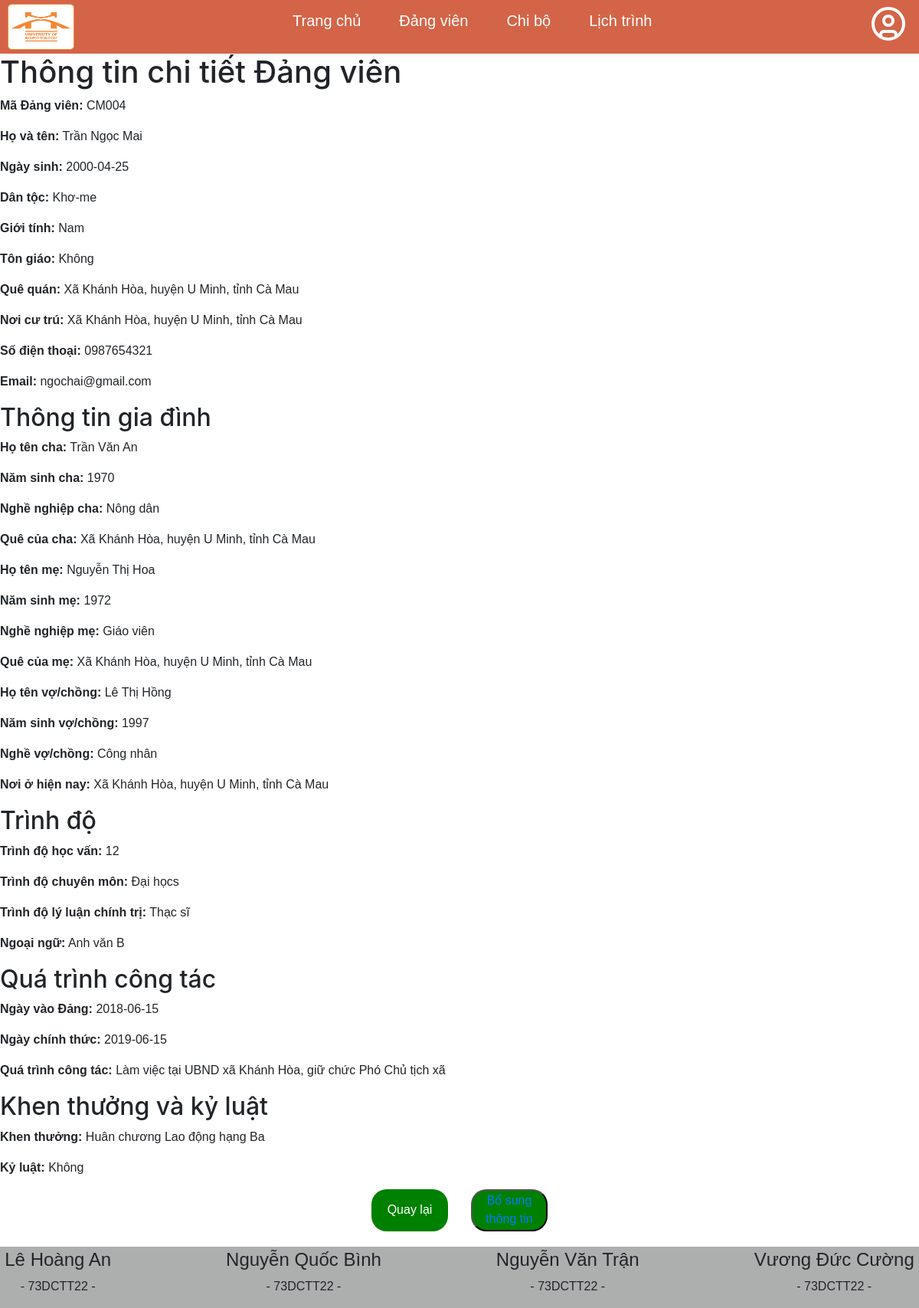
Page /admin/detail.php?maDangVien=CM004 on the committed database.
### tables this page shows
CREATE TABLE `chi_tiet_dangvien` (
  `maDangVien` varchar(50) NOT NULL,
  `hoTenCha` varchar(255) DEFAULT NULL,
  `namSinhCha` year(4) DEFAULT NULL,
  `ngheNghiepCha` varchar(255) DEFAULT NULL,
  `noiOCha` varchar(255) DEFAULT NULL,
  `hoTenMe` varchar(255) DEFAULT NULL,
  `namSinhMe` year(4) DEFAULT NULL,
  `ngheNghiepMe` varchar(255) DEFAULT NULL,
  `noiOMe` varchar(255) DEFAULT NULL,
  `hoTenVoChong` varchar(255) DEFAULT NULL,
  `namSinhVoChong` year(4) DEFAULT NULL,
  `ngheNghiepVoChong` varchar(255) DEFAULT NULL,
  `noiOVoChong` varchar(255) DEFAULT NULL,
  `soLuongCon` int(11) DEFAULT NULL,
  `trinhDoHocVan` varchar(255) DEFAULT NULL,
  `trinhDoChuyenMon` varchar(255) DEFAULT NULL,
  `trinhDoLyLuanChinhTri` varchar(255) DEFAULT NULL,
  `ngoaiNgu` varchar(255) DEFAULT NULL,
  `ngayVaoDang` date DEFAULT NULL,
  `ngayChinhThuc` date DEFAULT NULL,
  `quaTrinhCongTac` text DEFAULT NULL,
  `khenThuong` text DEFAULT NULL,
  `kyLuat` text DEFAULT NULL,
  `soDienThoai` varchar(15) DEFAULT NULL,
  `email` varchar(255) DEFAULT NULL
);

CREATE TABLE `lylichdangvien` (
  `maDangVien` varchar(255) NOT NULL,
  `hoTen` varchar(255) NOT NULL,
  `ngaySinh` date NOT NULL,
  `danToc` varchar(50) NOT NULL,
  `gioiTinh` varchar(50) NOT NULL,
  `tonGiao` varchar(50) NOT NULL,
  `queQuan` varchar(50) NOT NULL,
  `noiCuTru` varchar(50) NOT NULL,
  `soDienThoai` varchar(50) NOT NULL,
  `email` varchar(50) NOT NULL
);

### admin/detail.php (called while the page is built)
<?php
    include "../view/header.php";
    include "DanhSach/ly_lich_dang_vien.php";
    include "../view/footer.php";
?>

### admin/DanhSach/ly_lich_dang_vien.php (the view, shortened to what this page needs)
<?php
require "Config/connect_db.php";
if (isset($_GET['maDangVien'])) {
    $maDangVien = $_GET['maDangVien'];
    $sql = "SELECT lv.*, ct.*
            FROM lylichdangvien lv
            JOIN chi_tiet_dangvien ct ON lv.maDangVien = ct.maDangVien
            WHERE lv.maDangVien = ?";
$stmt = $conn->prepare($sql);
$stmt->bind_param("s", $maDangVien);
$stmt->execute();
$result = $stmt->get_result();
if ($result->num_rows > 0) {
    $row = $result->fetch_assoc();
    echo "<h1>Thông tin chi tiết Đảng viên</h1>";
    echo "<p><strong>Mã Đảng viên:</strong> " . $row['maDangVien'] . "</p>";
    echo "<p><strong>Họ và tên:</strong> " . $row['hoTen'] . "</p>";
    echo "<p><strong>Ngày sinh:</strong> " . $row['ngaySinh'] . "</p>";
    echo "<p><strong>Dân tộc:</strong> " . $row['danToc'] . "</p>";
    echo "<p><strong>Giới tính:</strong> " . $row['gioiTinh'] . "</p>";
    echo "<p><strong>Tôn giáo:</strong> " . $row['tonGiao'] . "</p>";
    echo "<p><strong>Quê quán:</strong> " . $row['queQuan'] . "</p>";
    echo "<p><strong>Nơi cư trú:</strong> " . $row['noiCuTru'] . "</p>";
    echo "<p><strong>Số điện thoại:</strong> " . $row['soDienThoai'] . "</p>";
    echo "<p><strong>Email:</strong> " . $row['email'] . "</p>";
    echo "<h2>Thông tin gia đình</h2>";
    echo "<p><strong>Họ tên cha:</strong> " . $row['hoTenCha'] . "</p>";
    echo "<p><strong>Năm sinh cha:</strong> " . $row['namSinhCha'] . "</p>";
    echo "<p><strong>Nghề nghiệp cha:</strong> " . $row['ngheNghiepCha'] . "</p>";
    echo "<p><strong>Quê của cha:</strong> " . $row['noiOCha'] . "</p>";
    echo "<p><strong>Họ tên mẹ:</strong> " . $row['hoTenMe'] . "</p>";
    echo "<p><strong>Năm sinh mẹ:</strong> " . $row['namSinhMe'] . "</p>";
    echo "<p><strong>Nghề nghiệp mẹ:</strong> " . $row['ngheNghiepMe'] . "</p>";
    echo "<p><strong>Quê của mẹ:</strong> " . $row['noiOMe'] . "</p>";
    echo "<p><strong>Họ tên vợ/chồng:</strong> " . $row['hoTenVoChong'] . "</p>";
    echo "<p><strong>Năm sinh vợ/chồng:</strong> " . $row['namSinhVoChong'] . "</p>";
    echo "<p><strong>Nghề vợ/chồng:</strong> " . $row['ngheNghiepVoChong'] . "</p>";
    echo "<p><strong>Nơi ở hiện nay:</strong> " . $row['noiOVoChong'] . "</p>";
    echo "<h2>Trình độ</h2>";
    echo "<p><strong>Trình độ học vấn:</strong> " . $row['trinhDoHocVan'] . "</p>";
    echo "<p><strong>Trình độ chuyên môn:</strong> " . $row['trinhDoChuyenMon'] . "</p>";
    echo "<p><strong>Trình độ lý luận chính trị:</strong> " . $row['trinhDoLyLuanChinhTri'] . "</p>";
    echo "<p><strong>Ngoại ngữ:</strong> " . $row['ngoaiNgu'] . "</p>";
    echo "<h2>Quá trình công tác</h2>";
    echo "<p><strong>Ngày vào Đảng:</strong> " . $row['ngayVaoDang'] . "</p>";
    echo "<p><strong>Ngày chính thức:</strong> " . $row['ngayChinhThuc'] . "</p>";
    echo "<p><strong>Quá trình công tác:</strong> " . $row['quaTrinhCongTac'] . "</p>";
    echo "<h2>Khen thưởng và kỷ luật</h2>";
    echo "<p><strong>Khen thưởng:</strong> " . $row['khenThuong'] . "</p>";
    echo "<p><strong>Kỷ luật:</strong> " . $row['kyLuat'] . "</p>";
} else {
    echo "<p>Không tìm thấy thông tin Đảng viên.</p>";
}
} else {
    echo "<p>Không có mã Đảng viên được cung cấp.</p>";
}
?>
<div style="display: flex;justify-content: center; gap: 30px;">
    <button style="width:100px;height: 55px;border-radius: 20px;border:none;background-color: green;"><a href="dang_vien.php" style="color:#ffffff;text-decoration: none;">Quay lại</a>
</button>
    <button style="width:100px;height: 55px;border-radius: 20px;text-decoration: none;background-color: green;"><?php echo "<a href='../admin/ChucNang/form_edit_ly_lich.php?maDangVien=" . $row['maDangVien'] . "' class='edit'>Bổ sung thông tin</a>"?>
</button>
</div>

### css/danhsach.css (style rules this page uses)
* { box-sizing: border-box; padding: 0; margin: 0; font-family: sans-serif; }

### rows in the picture
chi_tiet_dangvien: maDangVien "CM004", soDienThoai "0987654321", email "ngochai@gmail.com", hoTenCha "Trần Văn An", namSinhCha "1970", ngheNghiepCha "Nông dân", noiOCha "Xã Khánh Hòa, huyện U Minh, tỉnh Cà Mau", hoTenMe "Nguyễn Thị Hoa", namSinhMe "1972", ngheNghiepMe "Giáo viên", noiOMe "Xã Khánh Hòa, huyện U Minh, tỉnh Cà Mau", hoTenVoChong "Lê Thị Hồng", namSinhVoChong "1997", ngheNghiepVoChong "Công nhân", noiOVoChong "Xã Khánh Hòa, huyện U Minh, tỉnh Cà Mau", trinhDoHocVan "12", trinhDoChuyenMon "Đại họcs", trinhDoLyLuanChinhTri "Thạc sĩ", ngoaiNgu "Anh văn B", ngayVaoDang "2018-06-15", ngayChinhThuc "2019-06-15", quaTrinhCongTac "Làm việc tại UBND xã Khánh Hòa, giữ chức Phó Chủ tịch xã", khenThuong "Huân chương Lao động hạng Ba", kyLuat "Không"
lylichdangvien: hoTen "Trần Ngọc Mai", ngaySinh "2000-04-25", danToc "Khơ-me", gioiTinh "Nam", tonGiao "Không", queQuan "Xã Khánh Hòa, huyện U Minh, tỉnh Cà Mau", noiCuTru "Xã Khánh Hòa, huyện U Minh, tỉnh Cà Mau"
